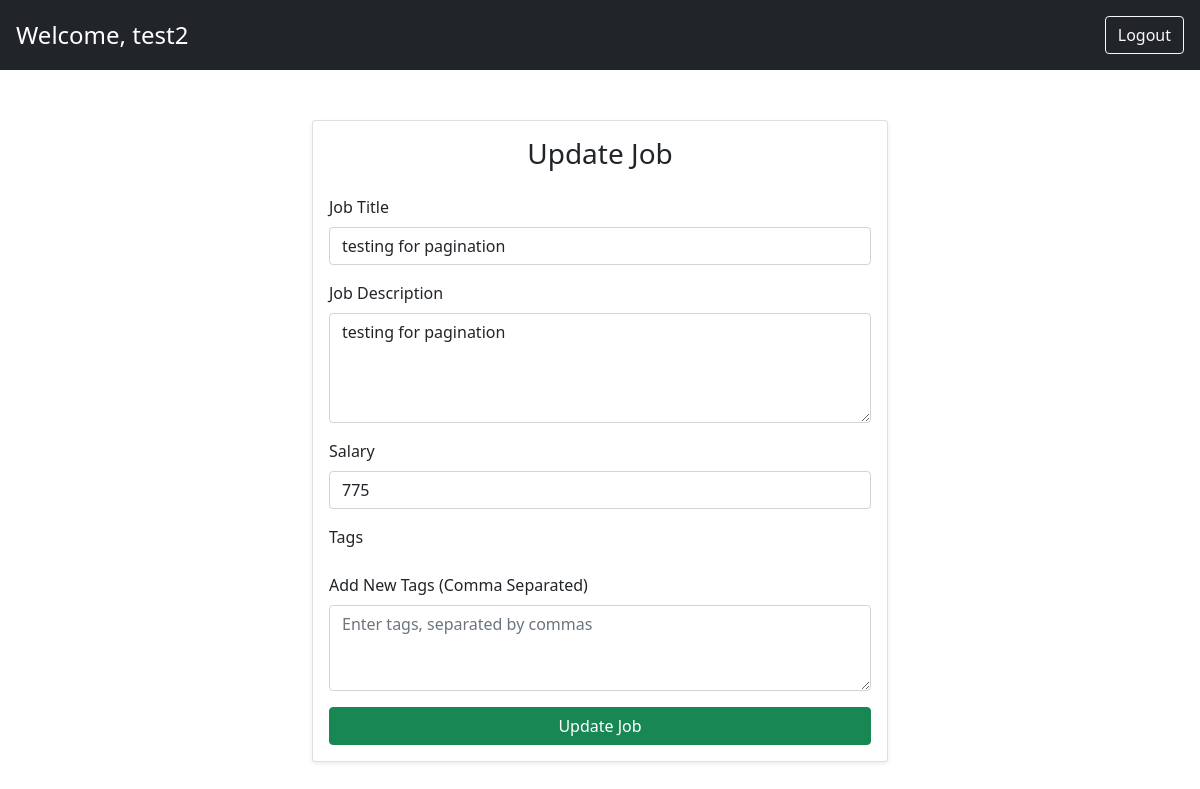
Page /job/update/14/ (signed in) on the earlier database version.
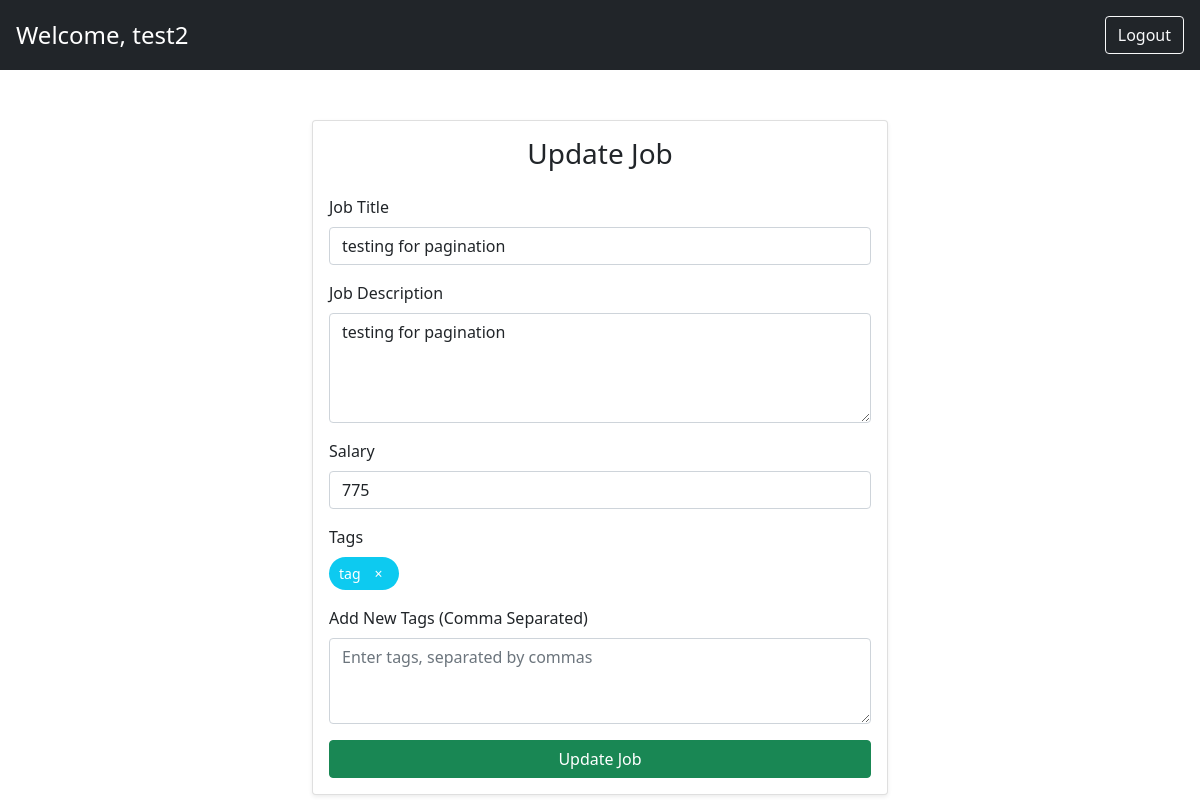
Same page on the later database version.
### jobs/models.py (models this page shows, shortened)
class Tag(models.Model):
    tag = models.CharField(max_length=35)
    job = models.ForeignKey(Job,on_delete=models.CASCADE,null=False)

### jobs/views.py (the view)
# urls.py: path('update/<int:id>/',update_job,name="updatejob"),
@login_required
@company_required
def update_job(request, id):
    job = get_object_or_404(Job, id=id)
    company = Company.objects.filter(user=request.user).first()
    if job.company != company:
        return JsonResponse({'error':'401','message':'something went wrong'})
    if request.method == 'POST':
        form = JobForm(request.POST, instance=job)
        if form.is_valid():
            job = form.save()  # Save the updated job
            tags = form.cleaned_data.get('tags')
            if tags:
                tag_list = [tag.strip() for tag in tags.split(',')]  # Split and clean the tags
                Tag.objects.filter(job=job).delete()
                for tag in tag_list:
                    Tag.objects.get_or_create(tag=tag, job=job)
            return redirect('home')
        else:
            print(form.errors)
        return render(request, 'update-job.html', {'form': form, 'job': job})
    else:
        tags = Tag.objects.filter(job=job)  # Get tags associated with the job
        form = JobForm(instance=job)
        return render(request, 'update-job.html', {'form': form, 'job': job, 'tags': tags})

### jobs/forms.py
class JobForm(forms.ModelForm):
    tags = forms.CharField(
        required=False,
        widget=forms.Textarea(attrs={'placeholder': 'Enter tags separated by commas'}),
        label="Tags"
    )
    class Meta:
        model = Job
        fields = ['title', 'description','salary','tags']

### authentication/templates/update-job.html (shortened to what this page needs)
<!DOCTYPE html>
<html lang="en">
<head>
    <link href="https://cdn.jsdelivr.net/npm/bootstrap@5.0.2/dist/css/bootstrap.min.css" rel="stylesheet">
</head>
<body>
    <div class="bg-dark text-white p-3">
        <div class="d-flex justify-content-between align-items-center">
            <div class="fs-4">Welcome, {{user.first_name}}</div>
            <div>
                <a href="/auth/logout/" class="btn btn-outline-light ms-2">Logout</a>
            </div>
        </div>
    </div>
    <div class="container">
        <div class="card shadow-sm">
            <div class="card-body">
                <h3 class="card-title text-center mb-4">Update Job</h3>
                <form method="post">
                    <div class="mb-3">
                        <label for="title" class="form-label">Job Title</label>
                        <input type="text" id="title" name="title" class="form-control" value="{{ job.title }}" required>
                    </div>
                    <div class="mb-3">
                        <label for="description" class="form-label">Job Description</label>
                        <textarea id="description" name="description" class="form-control" rows="4" required>{{ job.description }}</textarea>
                    </div>
                    <div class="mb-3">
                        <label for="salary" class="form-label">Salary</label>
                        <input type="number" id="salary" name="salary" class="form-control" value="{{ job.salary }}" required>
                    </div>
                    <div class="mb-3">
                        <label for="tags" class="form-label">Tags</label>
                        <div class="tag-container" id="tags-container">
                            {% for tag in tags %}
                                <div class="tag-item" id="tag-{{ tag.id }}">
                                    {{ tag.tag }}
                                    <button type="button" class="remove-btn" onclick="removeTag('{{ tag.id }}', '{{ tag.tag }}')">&times;</button>
                                </div>
                            {% endfor %}
                        </div>
                    </div>
                    <div class="mb-3">
                        <label for="tags_input" class="form-label">Add New Tags (Comma Separated)</label>
                        <textarea id="tags_input" name="tags" class="form-control" rows="3" placeholder="Enter tags, separated by commas"></textarea>
                    </div>
                    <div class="d-grid gap-2">
                        <button type="button" onclick="solve()" class="btn btn-success">Update Job</button>
                    </div>
                </form>
            </div>
        </div>
    </div>
</body>
</html>

Differences in the rows shown:
added Tag: tag "tag"
